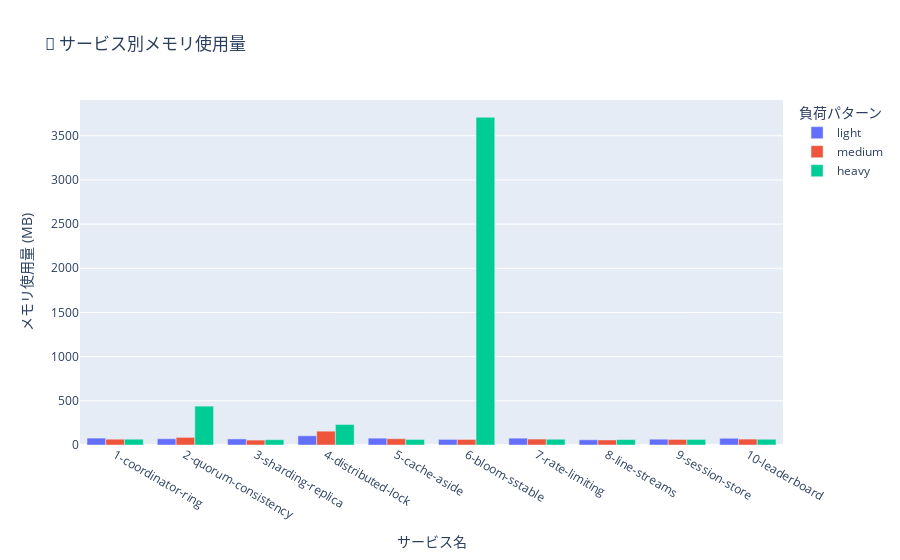

This figure's notebook cell:
### Code cell
if df_results is not None and 'memory_usage_mb' in df_resources.columns:
    fig = px.bar(
        df_resources.dropna(subset=['memory_usage_mb']),
        x='service_name',
        y='memory_usage_mb',
        color='pattern_name',
        barmode='group',
        title='🧠 サービス別メモリ使用量',
        labels={'service_name': 'サービス名', 'memory_usage_mb': 'メモリ使用量 (MB)', 'pattern_name': '負荷パターン'},
        category_orders={'pattern_name': ['light', 'medium', 'heavy']}
    )
    fig.update_layout(xaxis_title="サービス名", yaxis_title="メモリ使用量 (MB)")
    fig.show()
else:
    print("メモリデータがありません。")

### Figure 1 — Plotly figure (JSON) as saved in the notebook; plotly's stock layout.template omitted (floating-point values rounded to 4 significant figures)
{"data": [{"alignmentgroup": "True", "hovertemplate": "負荷パターン=light<br>サービス名=%{x}<br>メモリ使用量 (MB)=%{y}<extra></extra>", "legendgroup": "light", "marker": {"color": "#636efa", "pattern": {"shape": ""}}, "name": "light", "offsetgroup": "light", "orientation": "v", "showlegend": true, "textposition": "auto", "type": "bar", "x": ["1-coordinator-ring", "2-quorum-consistency", "3-sharding-replica", "4-distributed-lock", "5-cache-aside", "6-bloom-sstable", "7-rate-limiting", "8-line-streams", "9-session-store", "10-leaderboard"], "xaxis": "x", "y": [78.17, 70.68, 68.59, 104.1, 77.42, 63.37, 77.28, 58.91, 65.65, 76.18], "yaxis": "y"}, {"alignmentgroup": "True", "hovertemplate": "負荷パターン=medium<br>サービス名=%{x}<br>メモリ使用量 (MB)=%{y}<extra></extra>", "legendgroup": "medium", "marker": {"color": "#EF553B", "pattern": {"shape": ""}}, "name": "medium", "offsetgroup": "medium", "orientation": "v", "showlegend": true, "textposition": "auto", "type": "bar", "x": ["1-coordinator-ring", "2-quorum-consistency", "3-sharding-replica", "4-distributed-lock", "5-cache-aside", "6-bloom-sstable", "7-rate-limiting", "8-line-streams", "9-session-store", "10-leaderboard"], "xaxis": "x", "y": [65.73, 86.26, 55.71, 156.6, 71.03, 62.77, 67.09, 56.82, 62.97, 66.94], "yaxis": "y"}, {"alignmentgroup": "True", "hovertemplate": "負荷パターン=heavy<br>サービス名=%{x}<br>メモリ使用量 (MB)=%{y}<extra></extra>", "legendgroup": "heavy", "marker": {"color": "#00cc96", "pattern": {"shape": ""}}, "name": "heavy", "offsetgroup": "heavy", "orientation": "v", "showlegend": true, "textposition": "auto", "type": "bar", "x": ["1-coordinator-ring", "2-quorum-consistency", "3-sharding-replica", "4-distributed-lock", "5-cache-aside", "6-bloom-sstable", "7-rate-limiting", "8-line-streams", "9-session-store", "10-leaderboard"], "xaxis": "x", "y": [65.55, 440.1, 60.17, 232.3, 62.98, 3709.0, 64.98, 61.35, 62.8, 64.76], "yaxis": "y"}], "layout": {"barmode": "group", "legend": {"title": {"text": "負荷パターン"}, "tracegroupgap": 0}, "title": {"text": "🧠 サービス別メモリ使用量"}, "xaxis": {"anchor": "y", "domain": [0, 1], "title": {"text": "サービス名"}}, "yaxis": {"anchor": "x", "domain": [0, 1], "title": {"text": "メモリ使用量 (MB)"}}}}
